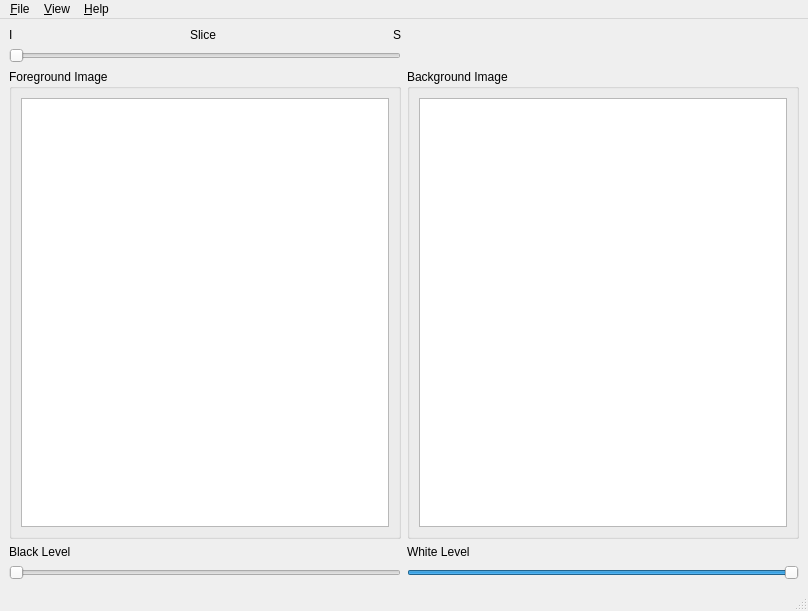
<?xml version="1.0" encoding="UTF-8"?>
<ui version="4.0">
 <class>fviewMainWindow</class>
 <widget class="QMainWindow" name="fviewMainWindow">
  <property name="geometry">
   <rect>
    <x>0</x>
    <y>0</y>
    <width>808</width>
    <height>611</height>
   </rect>
  </property>
  <property name="windowTitle">
   <string>CMTK Binary Segmentation Editor</string>
  </property>
  <widget class="QWidget" name="centralwidget">
   <layout class="QHBoxLayout" name="horizontalLayout">
    <item>
     <layout class="QGridLayout" name="gridLayout" rowstretch="0,0,1,0,0" columnstretch="1,1">
      <property name="sizeConstraint">
       <enum>QLayout::SetMaximumSize</enum>
      </property>
      <item row="4" column="0">
       <widget class="QSlider" name="blackSlider">
        <property name="maximum">
         <number>499</number>
        </property>
        <property name="orientation">
         <enum>Qt::Horizontal</enum>
        </property>
       </widget>
      </item>
      <item row="3" column="0">
       <widget class="QLabel" name="bwLabelFix">
        <property name="text">
         <string>Black Level</string>
        </property>
       </widget>
      </item>
      <item row="2" column="0">
       <widget class="QGroupBox" name="fixedImgGroupBox">
        <property name="title">
         <string>Foreground Image</string>
        </property>
        <layout class="QGridLayout" name="gridLayout_2">
         <item row="0" column="1">
          <widget class="QGraphicsView" name="foregroundView"/>
         </item>
        </layout>
       </widget>
      </item>
      <item row="2" column="1">
       <widget class="QGroupBox" name="movingImgGroupBox">
        <property name="title">
         <string>Background Image</string>
        </property>
        <layout class="QGridLayout" name="gridLayout_4">
         <item row="0" column="0">
          <widget class="QGraphicsView" name="backgroundView"/>
         </item>
        </layout>
       </widget>
      </item>
      <item row="1" column="0">
       <widget class="QSlider" name="sliceSlider">
        <property name="orientation">
         <enum>Qt::Horizontal</enum>
        </property>
       </widget>
      </item>
      <item row="0" column="0">
       <layout class="QHBoxLayout" name="horizontalLayout_2" stretch="0,1,0">
        <item>
         <widget class="QLabel" name="sliceLabelFrom">
          <property name="text">
           <string>I</string>
          </property>
         </widget>
        </item>
        <item>
         <widget class="QLabel" name="sliceLabel">
          <property name="sizePolicy">
           <sizepolicy hsizetype="Preferred" vsizetype="Preferred">
            <horstretch>0</horstretch>
            <verstretch>0</verstretch>
           </sizepolicy>
          </property>
          <property name="text">
           <string>Slice</string>
          </property>
          <property name="alignment">
           <set>Qt::AlignCenter</set>
          </property>
         </widget>
        </item>
        <item>
         <widget class="QLabel" name="sliceLabelTo">
          <property name="text">
           <string>S</string>
          </property>
         </widget>
        </item>
       </layout>
      </item>
      <item row="4" column="1">
       <widget class="QSlider" name="whiteSlider">
        <property name="maximum">
         <number>499</number>
        </property>
        <property name="value">
         <number>499</number>
        </property>
        <property name="orientation">
         <enum>Qt::Horizontal</enum>
        </property>
       </widget>
      </item>
      <item row="3" column="1">
       <widget class="QLabel" name="label">
        <property name="text">
         <string>White Level</string>
        </property>
       </widget>
      </item>
     </layout>
    </item>
   </layout>
  </widget>
  <widget class="QStatusBar" name="statusbar">
   <property name="enabled">
    <bool>true</bool>
   </property>
  </widget>
  <widget class="QMenuBar" name="menubar">
   <property name="geometry">
    <rect>
     <x>0</x>
     <y>0</y>
     <width>808</width>
     <height>20</height>
    </rect>
   </property>
   <widget class="QMenu" name="menuFile">
    <property name="title">
     <string>&amp;File</string>
    </property>
    <addaction name="action_Quit"/>
   </widget>
   <widget class="QMenu" name="menuView">
    <property name="title">
     <string>&amp;View</string>
    </property>
    <widget class="QMenu" name="menuZoom">
     <property name="title">
      <string>&amp;Zoom</string>
     </property>
     <addaction name="actionZoom25"/>
     <addaction name="actionZoom50"/>
     <addaction name="separator"/>
     <addaction name="actionZoom100"/>
     <addaction name="separator"/>
     <addaction name="actionZoom200"/>
     <addaction name="actionZoom300"/>
     <addaction name="actionZoom400"/>
    </widget>
    <widget class="QMenu" name="menuFixed_Image_Color_Map">
     <property name="title">
      <string>&amp;Color Map</string>
     </property>
     <addaction name="actionGrey"/>
     <addaction name="separator"/>
     <addaction name="actionRed"/>
     <addaction name="actionGreen"/>
     <addaction name="actionBlue"/>
     <addaction name="separator"/>
     <addaction name="actionCyan"/>
     <addaction name="actionYellow"/>
     <addaction name="actionMagenta"/>
     <addaction name="separator"/>
     <addaction name="actionBlueRed"/>
     <addaction name="actionRedBlue"/>
     <addaction name="actionLabels"/>
    </widget>
    <widget class="QMenu" name="menuSlice_Orientation">
     <property name="title">
      <string>Slice &amp;Orientation</string>
     </property>
     <addaction name="actionSliceAxial_XY"/>
     <addaction name="actionSliceCoronal_XZ"/>
     <addaction name="actionSliceSagittal_YZ"/>
    </widget>
    <addaction name="menuSlice_Orientation"/>
    <addaction name="menuZoom"/>
    <addaction name="menuFixed_Image_Color_Map"/>
   </widget>
   <widget class="QMenu" name="menuHelp">
    <property name="layoutDirection">
     <enum>Qt::LeftToRight</enum>
    </property>
    <property name="title">
     <string>&amp;Help</string>
    </property>
    <property name="separatorsCollapsible">
     <bool>false</bool>
    </property>
    <addaction name="actionAbout"/>
   </widget>
   <addaction name="menuFile"/>
   <addaction name="menuView"/>
   <addaction name="menuHelp"/>
  </widget>
  <action name="action_Quit">
   <property name="text">
    <string>&amp;Quit</string>
   </property>
  </action>
  <action name="action_Zoom">
   <property name="text">
    <string>&amp;Zoom</string>
   </property>
  </action>
  <action name="actionSliceAxial_XY">
   <property name="checkable">
    <bool>true</bool>
   </property>
   <property name="checked">
    <bool>true</bool>
   </property>
   <property name="text">
    <string>&amp;Axial (XY)</string>
   </property>
   <property name="shortcut">
    <string>Alt+Z</string>
   </property>
  </action>
  <action name="actionSliceCoronal_XZ">
   <property name="checkable">
    <bool>true</bool>
   </property>
   <property name="text">
    <string>&amp;Coronal (XZ)</string>
   </property>
   <property name="shortcut">
    <string>Alt+Y</string>
   </property>
  </action>
  <action name="actionSliceSagittal_YZ">
   <property name="checkable">
    <bool>true</bool>
   </property>
   <property name="text">
    <string>&amp;Sagittal (YZ)</string>
   </property>
   <property name="shortcut">
    <string>Alt+X</string>
   </property>
  </action>
  <action name="actionZoom100">
   <property name="checkable">
    <bool>true</bool>
   </property>
   <property name="checked">
    <bool>true</bool>
   </property>
   <property name="text">
    <string>&amp;100%</string>
   </property>
   <property name="shortcut">
    <string>Alt+1</string>
   </property>
  </action>
  <action name="actionZoom200">
   <property name="checkable">
    <bool>true</bool>
   </property>
   <property name="text">
    <string>&amp;200%</string>
   </property>
   <property name="shortcut">
    <string>Alt+2</string>
   </property>
  </action>
  <action name="actionZoom400">
   <property name="checkable">
    <bool>true</bool>
   </property>
   <property name="text">
    <string>&amp;400%</string>
   </property>
   <property name="shortcut">
    <string>Alt+4</string>
   </property>
  </action>
  <action name="actionZoom50">
   <property name="checkable">
    <bool>true</bool>
   </property>
   <property name="text">
    <string>&amp;50%</string>
   </property>
   <property name="shortcut">
    <string>Alt+5</string>
   </property>
  </action>
  <action name="actionZoom300">
   <property name="checkable">
    <bool>true</bool>
   </property>
   <property name="text">
    <string>&amp;300%</string>
   </property>
   <property name="shortcut">
    <string>Alt+3</string>
   </property>
  </action>
  <action name="actionZoom25">
   <property name="checkable">
    <bool>true</bool>
   </property>
   <property name="text">
    <string>25%</string>
   </property>
  </action>
  <action name="actionInterpLinear">
   <property name="checkable">
    <bool>true</bool>
   </property>
   <property name="checked">
    <bool>true</bool>
   </property>
   <property name="text">
    <string>&amp;Linear</string>
   </property>
   <property name="shortcut">
    <string>Alt+L</string>
   </property>
  </action>
  <action name="actionInterpCubic">
   <property name="checkable">
    <bool>true</bool>
   </property>
   <property name="text">
    <string>&amp;Cubic</string>
   </property>
   <property name="shortcut">
    <string>Alt+C</string>
   </property>
  </action>
  <action name="actionInterpSinc">
   <property name="checkable">
    <bool>true</bool>
   </property>
   <property name="text">
    <string>&amp;Sinc</string>
   </property>
   <property name="shortcut">
    <string>Alt+S</string>
   </property>
  </action>
  <action name="actionInterpNearestNeighbour">
   <property name="checkable">
    <bool>true</bool>
   </property>
   <property name="text">
    <string>&amp;Nearest Neighbour</string>
   </property>
   <property name="shortcut">
    <string>Alt+N</string>
   </property>
  </action>
  <action name="actionInterpPartialVolume">
   <property name="checkable">
    <bool>true</bool>
   </property>
   <property name="text">
    <string>&amp;Partial Volume</string>
   </property>
   <property name="shortcut">
    <string>Alt+P</string>
   </property>
  </action>
  <action name="actionLinkedCursor">
   <property name="checkable">
    <bool>true</bool>
   </property>
   <property name="checked">
    <bool>true</bool>
   </property>
   <property name="text">
    <string>Linked &amp;Cursor</string>
   </property>
   <property name="shortcut">
    <string>Ctrl++</string>
   </property>
  </action>
  <action name="actionXformAffine">
   <property name="checkable">
    <bool>true</bool>
   </property>
   <property name="text">
    <string>&amp;Affine Only</string>
   </property>
   <property name="shortcut">
    <string>Alt+A</string>
   </property>
  </action>
  <action name="actionAbout">
   <property name="text">
    <string>About...</string>
   </property>
  </action>
  <action name="actionGrey">
   <property name="checkable">
    <bool>true</bool>
   </property>
   <property name="checked">
    <bool>true</bool>
   </property>
   <property name="text">
    <string>Black/&amp;White</string>
   </property>
  </action>
  <action name="actionRed">
   <property name="checkable">
    <bool>true</bool>
   </property>
   <property name="text">
    <string>&amp;Red</string>
   </property>
  </action>
  <action name="actionGreen">
   <property name="checkable">
    <bool>true</bool>
   </property>
   <property name="text">
    <string>&amp;Green</string>
   </property>
  </action>
  <action name="actionBlue">
   <property name="checkable">
    <bool>true</bool>
   </property>
   <property name="text">
    <string>&amp;Blue</string>
   </property>
  </action>
  <action name="actionCyan">
   <property name="checkable">
    <bool>true</bool>
   </property>
   <property name="text">
    <string>&amp;Cyan</string>
   </property>
  </action>
  <action name="actionYellow">
   <property name="checkable">
    <bool>true</bool>
   </property>
   <property name="text">
    <string>&amp;Yellow</string>
   </property>
  </action>
  <action name="actionMagenta">
   <property name="checkable">
    <bool>true</bool>
   </property>
   <property name="text">
    <string>&amp;Magenta</string>
   </property>
  </action>
  <action name="actionBlueRed">
   <property name="checkable">
    <bool>true</bool>
   </property>
   <property name="text">
    <string>Blue to Red</string>
   </property>
  </action>
  <action name="actionRedBlue">
   <property name="checkable">
    <bool>true</bool>
   </property>
   <property name="text">
    <string>Red to Blue</string>
   </property>
  </action>
  <action name="actionLabels">
   <property name="checkable">
    <bool>true</bool>
   </property>
   <property name="text">
    <string>&amp;Labels</string>
   </property>
  </action>
 </widget>
 <resources/>
 <connections>
  <connection>
   <sender>action_Quit</sender>
   <signal>activated()</signal>
   <receiver>fviewMainWindow</receiver>
   <slot>close()</slot>
   <hints>
    <hint type="sourcelabel">
     <x>-1</x>
     <y>-1</y>
    </hint>
    <hint type="destinationlabel">
     <x>403</x>
     <y>305</y>
    </hint>
   </hints>
  </connection>
 </connections>
</ui>
